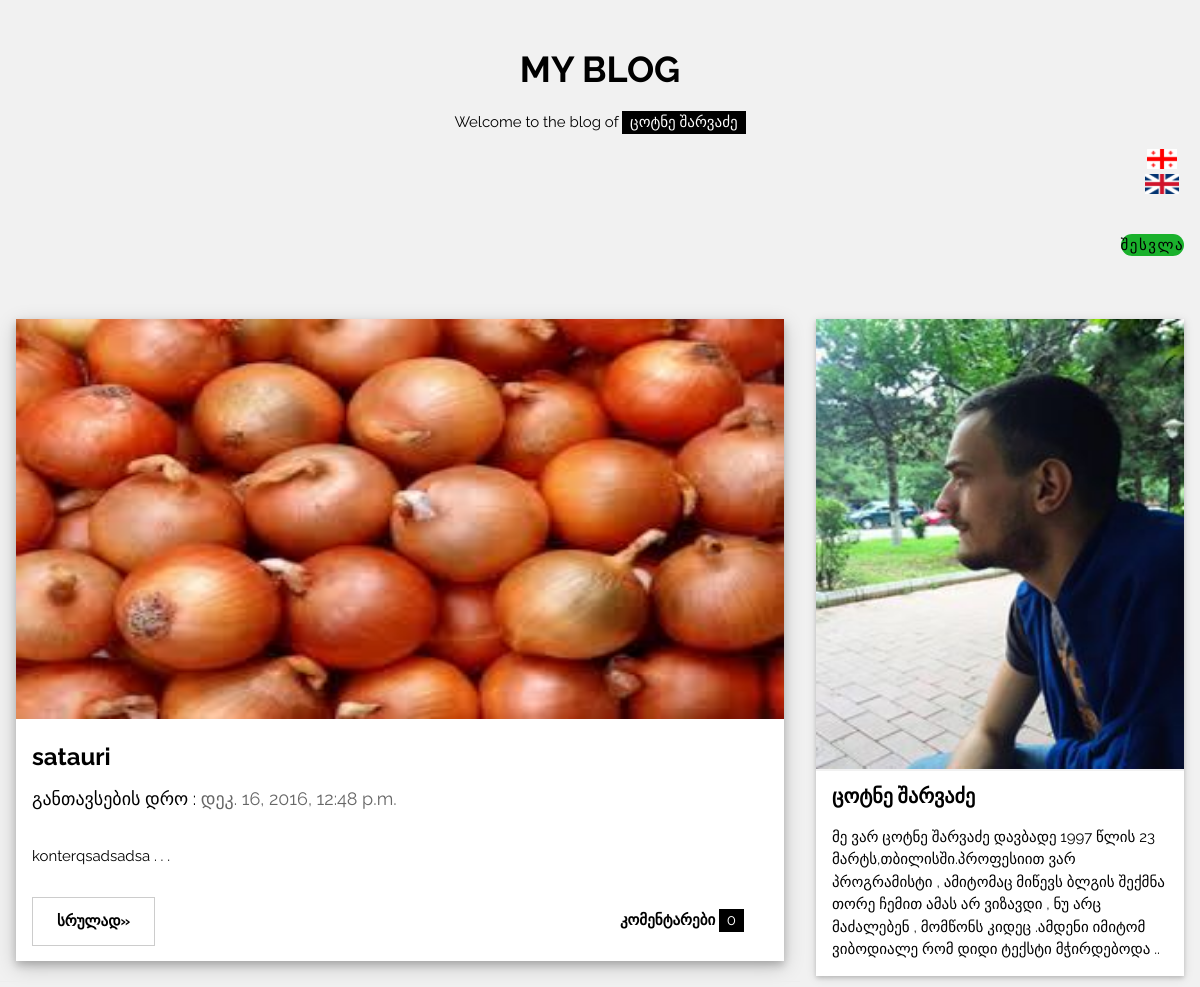
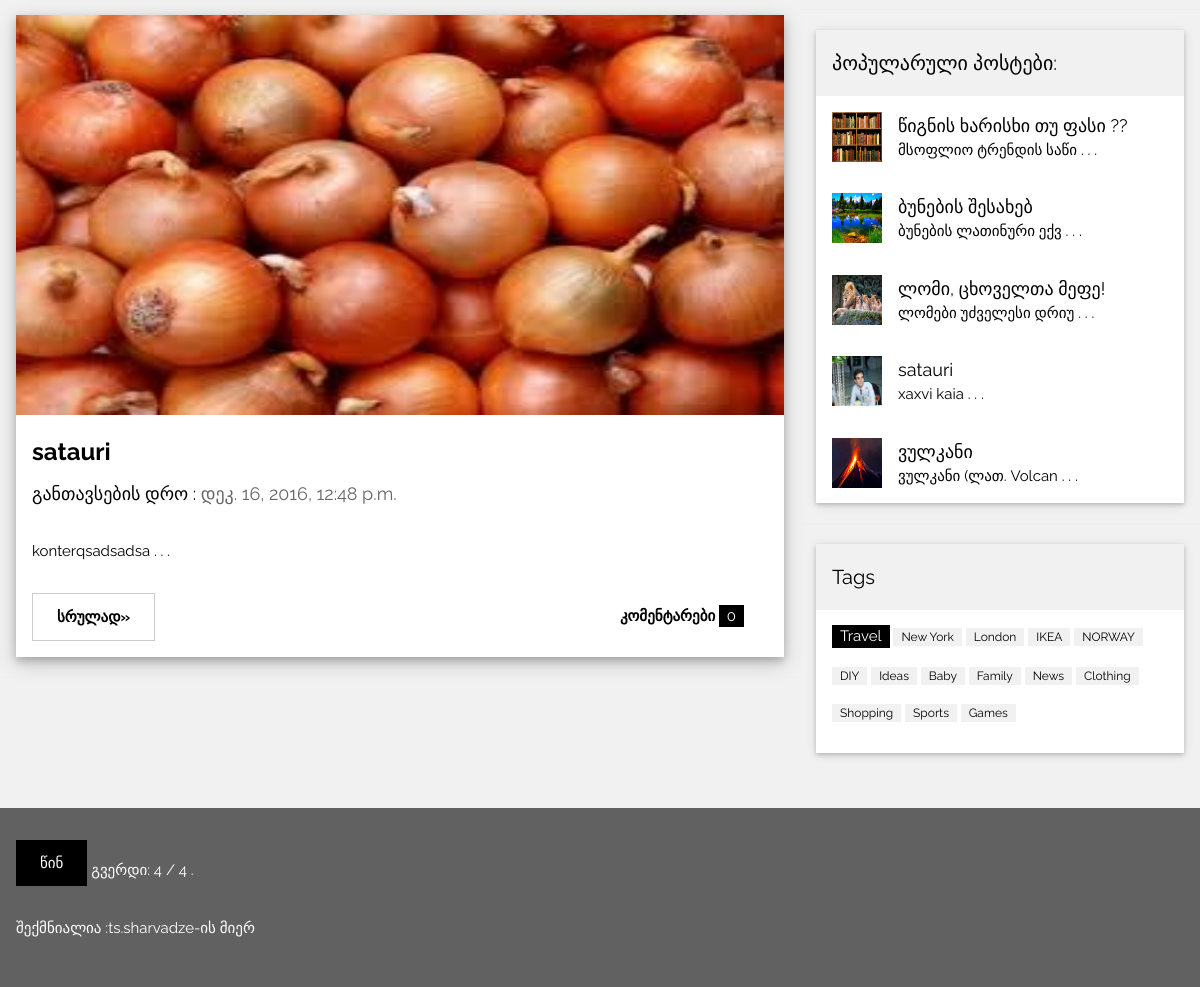
Page /app/?page=4 on the committed database (2 pictures, top to bottom).
### app/models.py (models this page shows, shortened)
class Post(models.Model):
	postis_satauri=models.CharField(verbose_name=_("სათაური"),max_length=50)
	postis_contenti=models.TextField(verbose_name=_("კონტენტი"))
	sheqmnis_dro=models.DateTimeField(verbose_name=_('შექმნის დრო'),auto_now_add=True, blank=True)
	surati=models.ImageField(verbose_name=_("სურათი"),upload_to='app')
	ganaxlebis_dro=models.DateTimeField(verbose_name=_('განახლების დრო'),auto_now_add=True, blank=True)
	comment= models.ManyToManyField(Comment,verbose_name=_("კომენტარი"))
	def get_medium_desc(self):
		return self.postis_contenti[:300]+" . . ."
	def get_short_desc(self):
		return self.postis_contenti[:20]+" . . ."
	class Meta:
		verbose_name_plural=_("პოსტები")
		verbose_name=_("პოსტი")

### app/views.py (the view)
def index(request):
	def my_sort(a):
		return a.comment.count()
	postebis_sia=Post.objects.all()
	popularuli_postebi=[i for i in postebis_sia]
	popularuli_postebi.sort(key=my_sort,reverse=True)
	popularuli_postebi=popularuli_postebi[:5]
	paginator = Paginator(postebis_sia, 2) # Show 2 contacts per page
	page = request.GET.get('page')
	try:
		contacts = paginator.page(page)
	except PageNotAnInteger:
		contacts = paginator.page(1)
	except EmptyPage:
		contacts = paginator.page(paginator.num_pages)
	page_num=contacts.number
	postebis_sia=postebis_sia[page_num*2-2:page_num*2]
	context={
		"postebis_sia":postebis_sia,
		"popularuli_postebi":popularuli_postebi,
		"contacts":contacts,
		"user":request.user
		}
	return render(request,'app/new.html',context)

### templates/app/new.html (shortened to what this page needs)
{% load i18n %}
<!DOCTYPE html>
<html>
{% load static %}
<link rel="stylesheet" href="{% static 'css/new.css' %}">
<body class="w3-light-grey">
<div class="w3-content" style="max-width:1400px">
<header class="w3-container w3-center w3-padding-32">
  <h1><b>MY BLOG</b></h1>
  <p>Welcome to the blog of <span class="w3-tag">{% trans "ცოტნე შარვაძე" %}</span></p>
  {% include "app/lang_change.html" %}
{% include "app/log_out.html" %}
</header>
<div class="w3-row">
<div class="w3-col l8 s12">
  {% for object in postebis_sia %}
  <div class="w3-card-4 w3-margin w3-white">
    <img src="{{object.surati.url}}" alt="Nature" style="width: 100%; height: 400px;">
    <div class="w3-container w3-padding-8">
      <h3><b>{{object.postis_satauri}}</b></h3>
      <h5>{% trans "განთავსების დრო" %} : <span class="w3-opacity">{{ object.sheqmnis_dro }}</span></h5>
    </div>
    <div class="w3-container">
      <p>{{object.get_medium_desc}}</p>
      <div class="w3-row">
        <div class="w3-col m8 s12">
          <p><a type="button" href="{% url 'app:srulad' object.id %}"  class="w3-btn w3-padding-large w3-white w3-border w3-hover-border-black"><b>{% trans "სრულად" %}»</b></a></p>
        </div>
        <div class="w3-col m4 w3-hide-small">
          <p><span class="w3-padding-large w3-right"><b>{% trans "კომენტარები" %} </b> <span class="w3-tag">{{object.comment.count}}</span></span></p>
        </div>
      </div>
    </div>
  </div>
  <hr>
  {% endfor %}
</div>
<div class="w3-col l4">
  <div class="w3-card-2 w3-margin w3-margin-top">
  <img src="{% static 'img/prof.jpg' %}" style="width: 100%; height: 450px;">
    <div class="w3-container w3-white">
      <h4><b>{% trans "ცოტნე შარვაძე" %}</b></h4>
      <p>{% trans "მე ვარ ცოტნე შარვაძე დავბადე 1997 წლის 23 მარტს,თბილისში.პროფესიით ვარ პროგრამისტი , ამიტომაც მიწევს ბლგის შექმნა თორე ჩემით ამას არ ვიზავდი , ნუ არც მაძალებენ , მომწონს კიდეც .ამდენი იმიტომ ვიბოდიალე რომ დიდი ტექსტი მჭირდებოდა .. "%}</p>
    </div>
  </div><hr>
  <div class="w3-card-2 w3-margin">
    <div class="w3-container w3-padding">
      <h4>{% trans "პოპულარული პოსტები" %}:</h4>
    </div>
    {% for i in popularuli_postebi %}
    <ul class="w3-ul w3-hoverable w3-white"><a  href="{% url 'app:srulad' i.id %}">
      <li class="w3-padding-16">
        <img src="{{i.surati.url}}" alt="Image" class="w3-left w3-margin-right" style="width:50px;height: 50px">
        <span class="w3-large">{{i.postis_satauri}}</span><br>
        <span>{{i.get_short_desc}}</span>
      </a>
    </ul>
    {% endfor %}
  </div>
  <hr>
  <div class="w3-card-2 w3-margin">
    <div class="w3-container w3-padding">
      <h4>Tags</h4>
    </div>
    <div class="w3-container w3-white">
    <p><span class="w3-tag w3-black w3-margin-bottom">Travel</span> <span class="w3-tag w3-light-grey w3-small w3-margin-bottom">New York</span> <span class="w3-tag w3-light-grey w3-small w3-margin-bottom">London</span>
      <span class="w3-tag w3-light-grey w3-small w3-margin-bottom">IKEA</span> <span class="w3-tag w3-light-grey w3-small w3-margin-bottom">NORWAY</span> <span class="w3-tag w3-light-grey w3-small w3-margin-bottom">DIY</span>
      <span class="w3-tag w3-light-grey w3-small w3-margin-bottom">Ideas</span> <span class="w3-tag w3-light-grey w3-small w3-margin-bottom">Baby</span> <span class="w3-tag w3-light-grey w3-small w3-margin-bottom">Family</span>
      <span class="w3-tag w3-light-grey w3-small w3-margin-bottom">News</span> <span class="w3-tag w3-light-grey w3-small w3-margin-bottom">Clothing</span> <span class="w3-tag w3-light-grey w3-small w3-margin-bottom">Shopping</span>
      <span class="w3-tag w3-light-grey w3-small w3-margin-bottom">Sports</span> <span class="w3-tag w3-light-grey w3-small w3-margin-bottom">Games</span>
    </p>
    </div>
  </div>
</div>
</div><br>
</div>
<footer class="w3-container w3-dark-grey w3-padding-32 w3-margin-top">
    <div class="pagination">
      <span class="step-links">
          {% if contacts.has_previous %}
              <a class="w3-btn w3-padding-large w3-margin-bottom" href="?page={{ contacts.previous_page_number }}">{% trans "წინ" %}</a>
          {% endif %}
          <span class="current">
              {% trans "გვერდი" %}: {{ contacts.number }} / {{ contacts.paginator.num_pages }} .
          </span>
      </span>
  </div>
  <p>{% trans "შექმნიალია  :" %}<a href="https://www.facebook.com/tsotnesharvadze" target="_blank">ts.sharvadze</a>{% trans "-ის მიერ" %}</p>
</footer>
</body>
</html>

### templates/app/new.html (style rules this page uses)
body,h1,h2,h3,h4,h5 { font-family: "Raleway", sans-serif }

### rows in the picture
Post: surati (picture), postis_satauri "satauri", sheqmnis_dro "დეკ. 16, 2016, 12:48 p.m.", get_medium_desc "konterqsadsadsa . . .", comment.count "0"
Post: surati (picture), postis_satauri "satauri", sheqmnis_dro "დეკ. 16, 2016, 12:48 p.m.", get_medium_desc "konterqsadsadsa . . .", comment.count "0"
Post: surati (picture), postis_satauri "წიგნის ხარისხი თუ ფასი ??", get_short_desc "მსოფლიო ტრენდის საწი . . ."
Post: surati (picture), postis_satauri "ბუნების შესახებ", get_short_desc "ბუნების ლათინური ექვ . . ."
Post: surati (picture), postis_satauri "ლომი, ცხოველთა მეფე!", get_short_desc "ლომები უძველესი დრიუ . . ."
Post: surati (picture), postis_satauri "satauri", get_short_desc "xaxvi kaia . . ."
Post: surati (picture), postis_satauri "ვულკანი", get_short_desc "ვულკანი (ლათ. Volcan . . ."

### other values in the picture
{{ contacts.number }} "4"
{{ contacts.paginator.num_pages }} "4"
